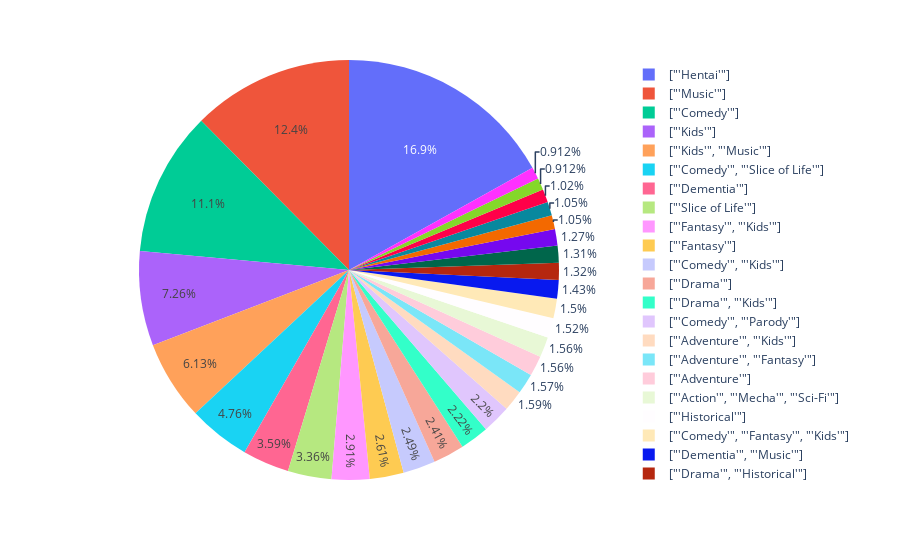

Source (notebook cell):
### Code cell
fig = px.pie(anime_grouped[(anime_grouped.anime_count>50)&(anime_grouped.genre!="[]")], values='anime_count', names='genre')
fig.show()

### Figure 1 — Plotly figure (JSON) as saved in the notebook; plotly's stock layout.template omitted (floating-point values rounded to 4 significant figures)
{"data": [{"domain": {"x": [0, 1], "y": [0, 1]}, "hovertemplate": "genre=%{label}<br>anime_count=%{value}<extra></extra>", "labels": ["[\"'Hentai'\"]", "[\"'Music'\"]", "[\"'Comedy'\"]", "[\"'Kids'\"]", "[\"'Kids'\", \"'Music'\"]", "[\"'Comedy'\", \"'Slice of Life'\"]", "[\"'Dementia'\"]", "[\"'Slice of Life'\"]", "[\"'Fantasy'\", \"'Kids'\"]", "[\"'Fantasy'\"]", "[\"'Comedy'\", \"'Kids'\"]", "[\"'Drama'\"]", "[\"'Drama'\", \"'Kids'\"]", "[\"'Comedy'\", \"'Parody'\"]", "[\"'Adventure'\", \"'Kids'\"]", "[\"'Adventure'\", \"'Fantasy'\"]", "[\"'Adventure'\"]", "[\"'Action'\", \"'Mecha'\", \"'Sci-Fi'\"]", "[\"'Historical'\"]", "[\"'Comedy'\", \"'Fantasy'\", \"'Kids'\"]", "[\"'Dementia'\", \"'Music'\"]", "[\"'Drama'\", \"'Historical'\"]", "[\"'Adventure'\", \"'Fantasy'\", \"'Kids'\"]", "[\"'Comedy'\", \"'School'\", \"'Slice of Life'\"]", "[\"'Sci-Fi'\"]", "[\"'Action'\"]", "[\"'Sports'\"]", "[\"'Comedy'\", \"'Music'\"]", "[\"'Comedy'\", \"'Sci-Fi'\"]"], "legendgroup": "", "name": "", "showlegend": true, "type": "pie", "values": [946, 695, 623, 406, 343, 266, 201, 188, 163, 146, 139, 135, 124, 123, 89, 88, 87, 87, 85, 84, 80, 74, 73, 71, 59, 59, 57, 51, 51]}], "layout": {"legend": {"tracegroupgap": 0}, "margin": {"t": 60}}}
